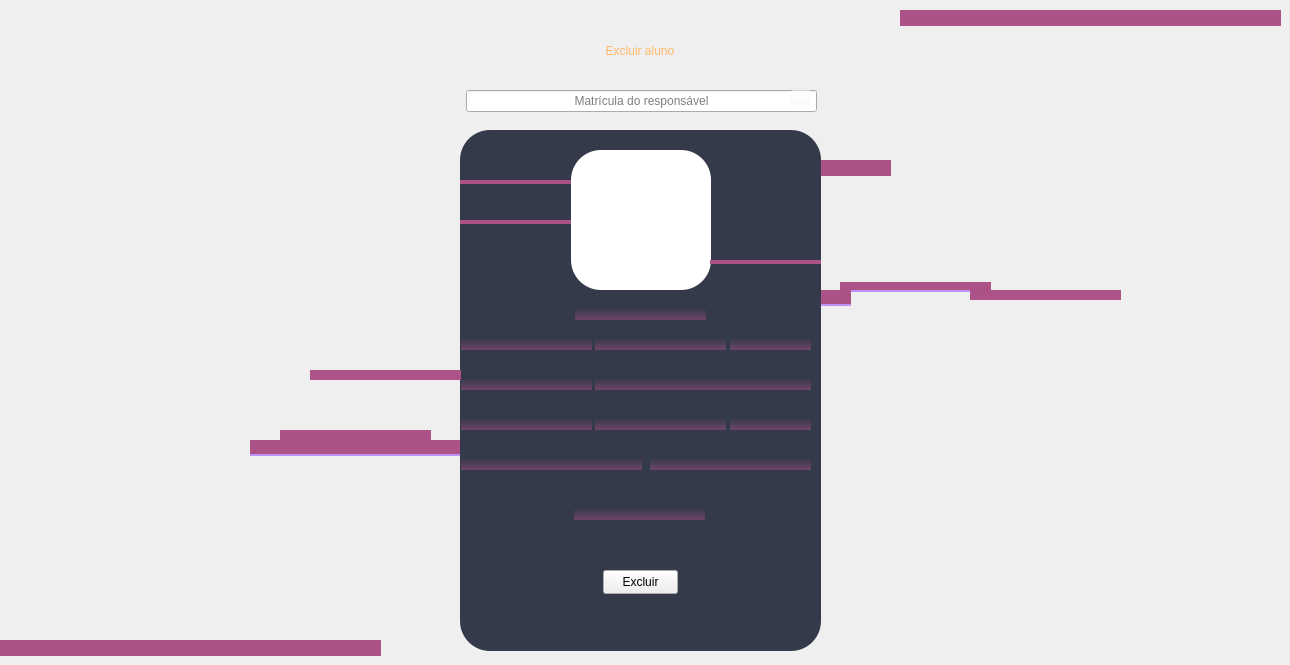
     <widget class="QWidget" name="page_3">
      <widget class="QLabel" name="label_20">
       <property name="geometry">
        <rect>
         <x>465</x>
         <y>20</y>
         <width>350</width>
         <height>61</height>
        </rect>
       </property>
       <property name="styleSheet">
        <string notr="true">font: 600 italic 36pt &quot;Sitka Small Semibold&quot;;
color: rgb(255, 184, 108);</string>
       </property>
       <property name="text">
        <string>Excluir aluno</string>
       </property>
       <property name="alignment">
        <set>Qt::AlignCenter</set>
       </property>
      </widget>
      <widget class="QLineEdit" name="le_excluir_aluno">
       <property name="geometry">
        <rect>
         <x>466</x>
         <y>90</y>
         <width>351</width>
         <height>22</height>
        </rect>
       </property>
       <property name="alignment">
        <set>Qt::AlignCenter</set>
       </property>
       <property name="placeholderText">
        <string>Matrícula do responsável</string>
       </property>
      </widget>
      <widget class="QPushButton" name="pb_pg_excluir_pesquisar">
       <property name="geometry">
        <rect>
         <x>790</x>
         <y>90</y>
         <width>21</width>
         <height>16</height>
        </rect>
       </property>
       <property name="styleSheet">
        <string notr="true">background-color: rgba(255, 255, 255, 0);
border-image: url(:/cadastro/img/lupa.png);</string>
       </property>
       <property name="text">
        <string/>
       </property>
      </widget>
      <widget class="QFrame" name="frame_5">
       <property name="geometry">
        <rect>
         <x>460</x>
         <y>130</y>
         <width>361</width>
         <height>521</height>
        </rect>
       </property>
       <property name="styleSheet">
        <string notr="true">QFrame{
background-color: rgb(53, 58, 75);
border-radius: 30px;
}
QFrame::hover{
	border: 1px solid  rgb(173, 82, 135);
	color: rgb(189, 147, 249);
}
QLabel{
	color: rgb(80, 250, 123);
	background-color: qlineargradient(spread:pad, x1:0, y1:0.42, x2:0, y2:1, stop:0 rgba(53, 58, 75, 255), stop:0.994318 rgba(173, 82, 135, 118));
}
Line{
	background-color: rgb(173, 82, 135);
}</string>
       </property>
       <property name="frameShape">
        <enum>QFrame::StyledPanel</enum>
       </property>
       <property name="frameShadow">
        <enum>QFrame::Raised</enum>
       </property>
       <widget class="QLabel" name="l_pg_excluir_nome">
        <property name="geometry">
         <rect>
          <x>1</x>
          <y>200</y>
          <width>131</width>
          <height>20</height>
         </rect>
        </property>
        <property name="font">
         <font>
          <family>Arial</family>
          <pointsize>10</pointsize>
          <italic>false</italic>
          <bold>false</bold>
         </font>
        </property>
        <property name="toolTip">
         <string>Nome</string>
        </property>
        <property name="styleSheet">
         <string notr="true"/>
        </property>
        <property name="text">
         <string/>
        </property>
        <property name="alignment">
         <set>Qt::AlignCenter</set>
        </property>
       </widget>
       <widget class="QLabel" name="l_pg_excluir_foto">
        <property name="geometry">
         <rect>
          <x>111</x>
          <y>20</y>
          <width>140</width>
          <height>140</height>
         </rect>
        </property>
        <property name="styleSheet">
         <string notr="true">background-color: rgb(255, 255, 255);</string>
        </property>
        <property name="text">
         <string/>
        </property>
        <property name="scaledContents">
         <bool>true</bool>
        </property>
       </widget>
       <widget class="QLabel" name="l_pg_excluir_matricula">
        <property name="geometry">
         <rect>
          <x>115</x>
          <y>170</y>
          <width>131</width>
          <height>20</height>
         </rect>
        </property>
        <property name="toolTip">
         <string>Matrícula</string>
        </property>
        <property name="styleSheet">
         <string notr="true"/>
        </property>
        <property name="text">
         <string/>
        </property>
        <property name="alignment">
         <set>Qt::AlignCenter</set>
        </property>
        <property name="textInteractionFlags">
         <set>Qt::LinksAccessibleByMouse|Qt::TextSelectableByMouse</set>
        </property>
       </widget>
       <widget class="QLabel" name="l_pg_excluir_data_nascimento">
        <property name="geometry">
         <rect>
          <x>135</x>
          <y>200</y>
          <width>131</width>
          <height>20</height>
         </rect>
        </property>
        <property name="toolTip">
         <string>Data de nascimento</string>
        </property>
        <property name="styleSheet">
         <string notr="true"/>
        </property>
        <property name="text">
         <string/>
        </property>
        <property name="alignment">
         <set>Qt::AlignCenter</set>
        </property>
       </widget>
       <widget class="QLabel" name="l_pg_excluir_cpf">
        <property name="geometry">
         <rect>
          <x>270</x>
          <y>200</y>
          <width>81</width>
          <height>20</height>
         </rect>
        </property>
        <property name="toolTip">
         <string>CPF</string>
        </property>
        <property name="styleSheet">
         <string notr="true"/>
        </property>
        <property name="text">
         <string/>
        </property>
        <property name="alignment">
         <set>Qt::AlignCenter</set>
        </property>
       </widget>
       <widget class="QLabel" name="l_pg_excluir_celular">
        <property name="geometry">
         <rect>
          <x>1</x>
          <y>240</y>
          <width>131</width>
          <height>20</height>
         </rect>
        </property>
        <property name="toolTip">
         <string>Número do celular</string>
        </property>
        <property name="styleSheet">
         <string notr="true"/>
        </property>
        <property name="text">
         <string/>
        </property>
        <property name="alignment">
         <set>Qt::AlignCenter</set>
        </property>
       </widget>
       <widget class="QLabel" name="l_pg_excluir_email">
        <property name="geometry">
         <rect>
          <x>135</x>
          <y>240</y>
          <width>216</width>
          <height>20</height>
         </rect>
        </property>
        <property name="toolTip">
         <string>E-mail</string>
        </property>
        <property name="styleSheet">
         <string notr="true"/>
        </property>
        <property name="text">
         <string/>
        </property>
        <property name="alignment">
         <set>Qt::AlignCenter</set>
        </property>
       </widget>
       <widget class="QLabel" name="l_pg_excluir_cidade">
        <property name="geometry">
         <rect>
          <x>1</x>
          <y>280</y>
          <width>131</width>
          <height>20</height>
         </rect>
        </property>
        <property name="toolTip">
         <string>Cidade</string>
        </property>
        <property name="styleSheet">
         <string notr="true"/>
        </property>
        <property name="text">
         <string/>
        </property>
        <property name="alignment">
         <set>Qt::AlignCenter</set>
        </property>
       </widget>
       <widget class="QLabel" name="l_pg_excluir_bairro">
        <property name="geometry">
         <rect>
          <x>135</x>
          <y>280</y>
          <width>131</width>
          <height>20</height>
         </rect>
        </property>
        <property name="toolTip">
         <string>Bairro</string>
        </property>
        <property name="styleSheet">
         <string notr="true"/>
        </property>
        <property name="text">
         <string/>
        </property>
        <property name="alignment">
         <set>Qt::AlignCenter</set>
        </property>
       </widget>
       <widget class="QLabel" name="l_pg_excluir_cep">
        <property name="geometry">
         <rect>
          <x>270</x>
          <y>280</y>
          <width>81</width>
          <height>20</height>
         </rect>
        </property>
        <property name="toolTip">
         <string>CEP</string>
        </property>
        <property name="styleSheet">
         <string notr="true"/>
        </property>
        <property name="text">
         <string/>
        </property>
        <property name="alignment">
         <set>Qt::AlignCenter</set>
        </property>
       </widget>
       <widget class="QLabel" name="l_pg_excluir_data_pagamento">
        <property name="geometry">
         <rect>
          <x>1</x>
          <y>320</y>
          <width>181</width>
          <height>20</height>
         </rect>
        </property>
        <property name="toolTip">
         <string>Data pagamento</string>
        </property>
        <property name="styleSheet">
         <string notr="true"/>
        </property>
        <property name="text">
         <string/>
        </property>
        <property name="alignment">
         <set>Qt::AlignCenter</set>
        </property>
        <property name="indent">
         <number>-1</number>
        </property>
       </widget>
       <widget class="QLabel" name="l_pg_excluir_valor">
        <property name="geometry">
         <rect>
          <x>190</x>
          <y>320</y>
          <width>161</width>
          <height>20</height>
         </rect>
        </property>
        <property name="toolTip">
         <string>Valor do pagamento</string>
        </property>
        <property name="styleSheet">
         <string notr="true"/>
        </property>
        <property name="text">
         <string/>
        </property>
        <property name="alignment">
         <set>Qt::AlignCenter</set>
        </property>
       </widget>
       <widget class="QLabel" name="l_pg_excluir_responsavel">
        <property name="geometry">
         <rect>
          <x>114</x>
          <y>370</y>
          <width>131</width>
          <height>20</height>
         </rect>
        </property>
        <property name="toolTip">
         <string>Matrícula do responsável</string>
        </property>
        <property name="styleSheet">
         <string notr="true"/>
        </property>
        <property name="text">
         <string/>
        </property>
        <property name="alignment">
         <set>Qt::AlignCenter</set>
        </property>
       </widget>
       <widget class="QPushButton" name="pb_excluir_aluno">
        <property name="geometry">
         <rect>
          <x>143</x>
          <y>440</y>
          <width>75</width>
          <height>24</height>
         </rect>
        </property>
        <property name="text">
         <string>Excluir</string>
        </property>
        <property name="icon">
         <iconset resource="img.qrc">
          <normaloff>:/cadastro/img/excluir-aluno.png</normaloff>:/cadastro/img/excluir-aluno.png</iconset>
        </property>
       </widget>
       <widget class="QLabel" name="label_31">
        <property name="geometry">
         <rect>
          <x>0</x>
          <y>50</y>
          <width>111</width>
          <height>4</height>
         </rect>
        </property>
        <property name="styleSheet">
         <string notr="true">background-color: rgb(173, 82, 135);</string>
        </property>
        <property name="text">
         <string/>
        </property>
       </widget>
       <widget class="QLabel" name="label_32">
        <property name="geometry">
         <rect>
          <x>250</x>
          <y>130</y>
          <width>111</width>
          <height>4</height>
         </rect>
        </property>
        <property name="styleSheet">
         <string notr="true">background-color: rgb(173, 82, 135);</string>
        </property>
        <property name="text">
         <string/>
        </property>
       </widget>
       <widget class="QLabel" name="label_33">
        <property name="geometry">
         <rect>
          <x>0</x>
          <y>90</y>
          <width>111</width>
          <height>4</height>
         </rect>
        </property>
        <property name="styleSheet">
         <string notr="true">background-color: rgb(173, 82, 135);</string>
        </property>
        <property name="text">
         <string/>
        </property>
       </widget>
      </widget>
      <widget class="QLabel" name="label_49">
       <property name="geometry">
        <rect>
         <x>900</x>
         <y>10</y>
         <width>381</width>
         <height>16</height>
        </rect>
       </property>
       <property name="styleSheet">
        <string notr="true">background-color: rgb(173, 82, 135);</string>
       </property>
       <property name="text">
        <string/>
       </property>
      </widget>
      <widget class="QLabel" name="label_50">
       <property name="geometry">
        <rect>
         <x>0</x>
         <y>640</y>
         <width>381</width>
         <height>16</height>
        </rect>
       </property>
       <property name="styleSheet">
        <string notr="true">background-color: rgb(173, 82, 135);</string>
       </property>
       <property name="text">
        <string/>
       </property>
      </widget>
      <widget class="QLabel" name="label_51">
       <property name="geometry">
        <rect>
         <x>250</x>
         <y>440</y>
         <width>211</width>
         <height>16</height>
        </rect>
       </property>
       <property name="styleSheet">
        <string notr="true">background-color: rgb(173, 82, 135);
border: none;
border-bottom: 2px solid  rgb(189, 147, 249);</string>
       </property>
       <property name="text">
        <string/>
       </property>
      </widget>
      <widget class="QLabel" name="label_52">
       <property name="geometry">
        <rect>
         <x>820</x>
         <y>290</y>
         <width>31</width>
         <height>16</height>
        </rect>
       </property>
       <property name="styleSheet">
        <string notr="true">background-color: rgb(173, 82, 135);
border: none;
border-bottom: 2px solid  rgb(189, 147, 249);</string>
       </property>
       <property name="text">
        <string/>
       </property>
      </widget>
      <widget class="QLabel" name="label_53">
       <property name="geometry">
        <rect>
         <x>820</x>
         <y>160</y>
         <width>71</width>
         <height>16</height>
        </rect>
       </property>
       <property name="styleSheet">
        <string notr="true">background-color: rgb(173, 82, 135);</string>
       </property>
       <property name="text">
        <string/>
       </property>
      </widget>
      <widget class="QLabel" name="label_54">
       <property name="geometry">
        <rect>
         <x>310</x>
         <y>370</y>
         <width>151</width>
         <height>10</height>
        </rect>
       </property>
       <property name="styleSheet">
        <string notr="true">background-color: rgb(173, 82, 135);</string>
       </property>
       <property name="text">
        <string/>
       </property>
      </widget>
      <widget class="QLabel" name="label_55">
       <property name="geometry">
        <rect>
         <x>840</x>
         <y>282</y>
         <width>151</width>
         <height>10</height>
        </rect>
       </property>
       <property name="styleSheet">
        <string notr="true">background-color: rgb(173, 82, 135);
border: none;
border-bottom: 2px solid  rgb(189, 147, 249);</string>
       </property>
       <property name="text">
        <string/>
       </property>
      </widget>
      <widget class="QLabel" name="label_56">
       <property name="geometry">
        <rect>
         <x>970</x>
         <y>290</y>
         <width>151</width>
         <height>10</height>
        </rect>
       </property>
       <property name="styleSheet">
        <string notr="true">background-color: rgb(173, 82, 135);</string>
       </property>
       <property name="text">
        <string/>
       </property>
      </widget>
      <widget class="QLabel" name="label_57">
       <property name="geometry">
        <rect>
         <x>280</x>
         <y>430</y>
         <width>151</width>
         <height>10</height>
        </rect>
       </property>
       <property name="styleSheet">
        <string notr="true">background-color: rgb(173, 82, 135);</string>
       </property>
       <property name="text">
        <string/>
       </property>
      </widget>
      <zorder>label_55</zorder>
      <zorder>label_57</zorder>
      <zorder>label_53</zorder>
      <zorder>label_52</zorder>
      <zorder>label_51</zorder>
      <zorder>le_excluir_aluno</zorder>
      <zorder>label_20</zorder>
      <zorder>pb_pg_excluir_pesquisar</zorder>
      <zorder>frame_5</zorder>
      <zorder>label_49</zorder>
      <zorder>label_50</zorder>
      <zorder>label_54</zorder>
      <zorder>label_56</zorder>
     </widget>
